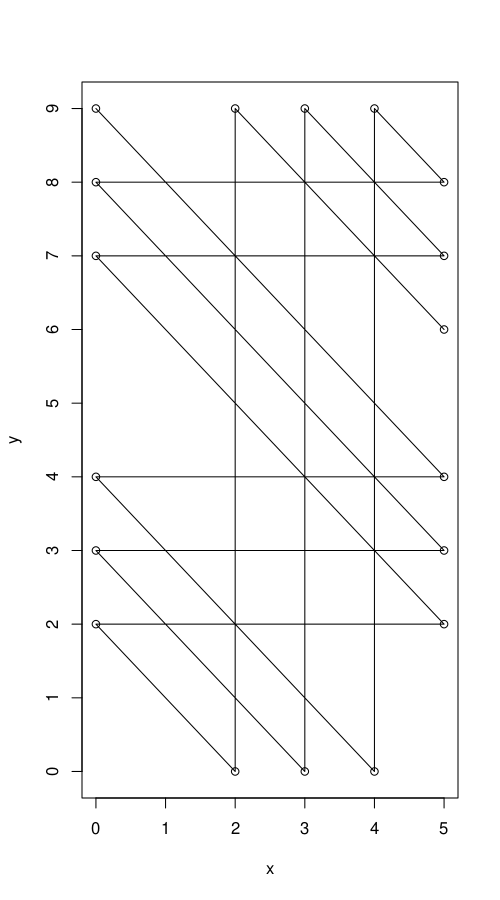

The script that drew this image:
x <- c(0,5,0,4,4,5,0,5,0,3,3,5,0,5,0,2,2,5)
y <- c(9,4,4,0,9,8,8,3,3,0,9,7,7,2,2,0,9,6)

pdf(width=5,height=9)

plot(x,y,type="o",xaxp=c(0,5,5),yaxp=c(0,9,9))

dev.off()
